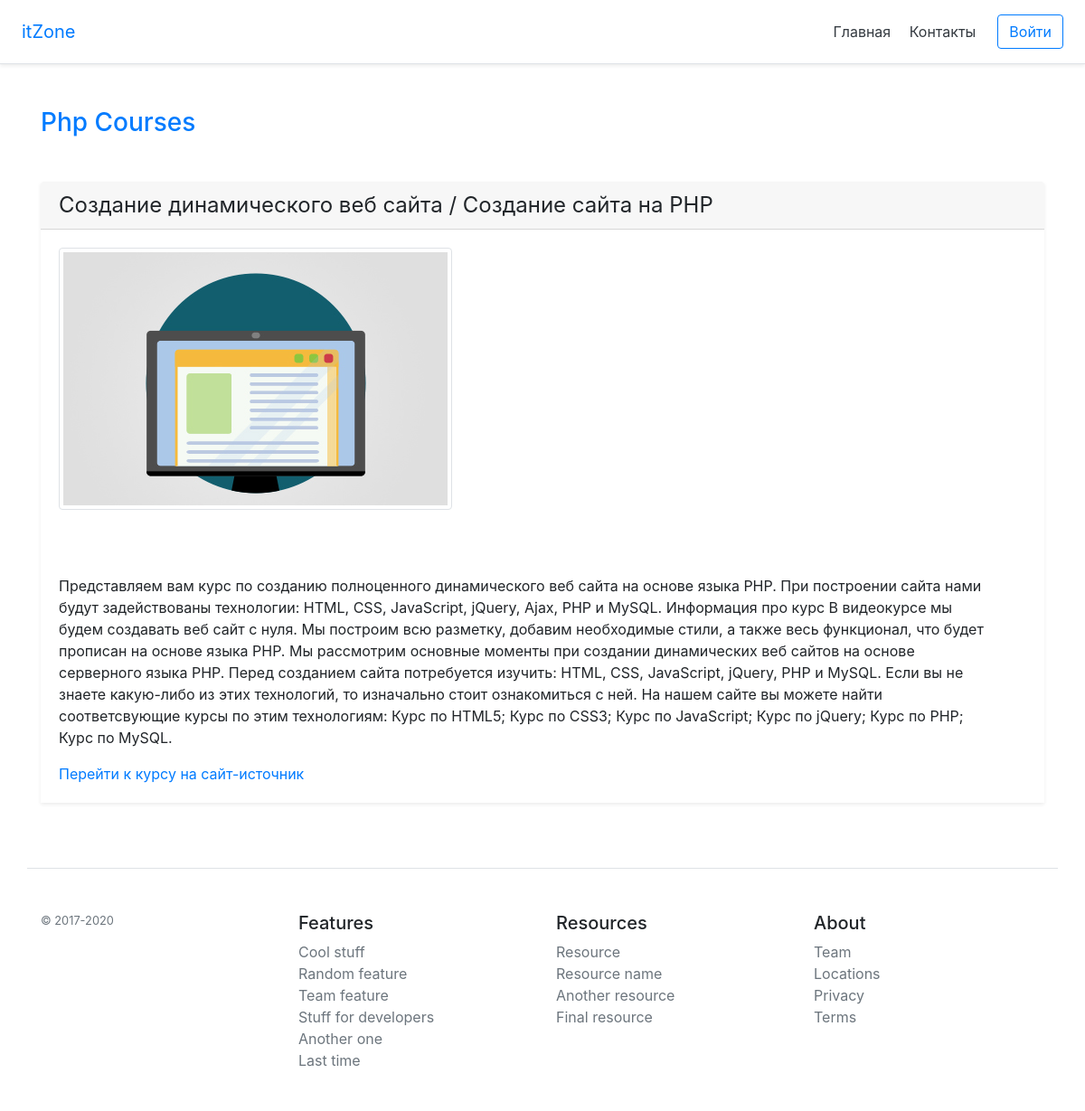
Screenshot of /view/1 with the database file from the repository.
### tables this page shows
CREATE TABLE `courses` (
  `id` bigint(20) UNSIGNED NOT NULL,
  `title` varchar(255) NOT NULL,
  `count_lessons` int(11) NOT NULL,
  `category` varchar(255) NOT NULL,
  `content` text NOT NULL,
  `sourse` varchar(255) NOT NULL
);

### config/routes.php (called while the page is built)
<?php
return [
    'logout' =>'cabinet/logout',
    'cabinet' => 'cabinet/index',
    'register' => 'course/register',
    'auth' => 'course/auth',
    'view/([0-9]+)' => 'course/view/$1',
  'about' => 'course/about',
  '' => 'course/index',
];
 ?>

### controllers/CourseController.php (called while the page is built, shortened)
<?php
class CourseController
{
  public function actionView($id)
  {
    $course = Course::getCourseById($id);
    require_once __DIR__.'/../templates/layouts/view.php';
    return true;
  }
}
 ?>

### index.php (called while the page is built, shortened)
<?php
$router = new Router();
$router->run();

### models/course.php (called while the page is built, shortened)
<?php
class Course
{
  public static function getCourseById($id)
  {
    $db = Db::getConnection();
    $sql = 'SELECT * FROM courses WHERE id = :id';
    $result = $db->prepare($sql);
    $result->bindParam(':id', $id, PDO::PARAM_INT);
    $result->setFetchMode(PDO::FETCH_ASSOC);
    $result->execute();
    return $result->fetch();
  }
}
 ?>

### templates/layouts/view.php (the view, shortened to what this page needs)
<?php require_once __DIR__.'/header.php'; ?>
<div class="container mt-5">
    <a href="/"><h3 class="mb-5">Php Courses</h3></a>
    <div class="d-flex flex-wrap">
            <div class="mb-4 shadow-sm">
                <div class="card-header">
                    <h4 class="my-0 font-weight-normal"><?php echo $course['title']; ?></h4>
                </div>
                <div class="card-body">
                    <img src="/templates/img/<?php echo $course['id']; ?>.jpg" class="img-thumbnail mb-5" alt="">
                <div class="row col-md-12"><br>
                     <p><?php echo $course['content']; ?></p>
                </div>
                    <a href="<?php echo $course['source']; ?>"> Перейти к курсу на сайт-источник</a>
                </div>
            </div>
    </div>
</div>
<?php require_once __DIR__ . '/footer.php'; ?>

### models/App/Router.php (shortened to what this page needs)
<?php
class Router
{
  private $routes;
  public function __construct()
  {
    $routesPath = __DIR__.'/../../config/routes.php';
    $this->routes = include($routesPath);
  }
  private function getUri()
  {
    if(!empty($_SERVER['REQUEST_URI'])){
      return trim($_SERVER['REQUEST_URI'],'/');
    }
  }
  public function run()
  {
    $uri = $this->getUri();
    foreach ($this->routes as $uriPattern => $path){
      if (preg_match("~$uriPattern~", $uri)){
        $internalRoute = preg_replace("~$uriPattern~", $path, $uri);
        $segments = explode('/', $internalRoute);
        $controllerName = ucfirst(array_shift($segments)) . 'Controller';
        $actionName = 'action' . ucfirst(array_shift($segments));
        $parameters = $segments;
        $controllerObject = new $controllerName;
        $result = call_user_func_array(array($controllerObject, $actionName), $parameters );
        if($result != null){
          break;
        }
      }
    }
  }
}

### templates/layouts/header.php (shortened to what this page needs)
<!DOCTYPE html>
<html dir="ltr">
  <head>
    <link rel="stylesheet" href="https://stackpath.bootstrapcdn.com/bootstrap/4.3.1/css/bootstrap.min.css">
    <link rel="stylesheet" href="/templates/css/style.css">
  </head>
  <body>
    <div class="d-flex flex-column flex-md-row align-items-center p-3 px-md-4 mb-3 bg-white border-bottom shadow-sm">
        <h5 class="my-0 mr-md-auto font-weight-normal"><a href="/">itZone</a></h5>
      <nav class="my-2 my-md-0 mr-md-3">
        <a class="p-2 text-dark" href="/">Главная</a>
        <a class="p-2 text-dark" href="/about/">Контакты</a>
      </nav>
        <?php if (isset($_SESSION['user'])): ?>
        <?php if($_SERVER['REQUEST_URI'] == '/cabinet/'): ?>
            <a class="btn btn-outline-danger" href="/logout/">Выйти</a>
        <?php else: ?>
        <a class="btn btn-outline-primary" href="/cabinet/">Личный Кабинет</a>
        <?php endif; ?>
        <?php else: ?>
      <a class="btn btn-outline-primary" href="/auth/">Войти</a>
        <?php endif; ?>
    </div>

### templates/layouts/footer.php
<footer class="container pt-4 my-md-5 pt-md-5 border-top">
<div class="row">
  <div class="col-12 col-md">
    <small class="d-block mb-3 text-muted">© 2017-2020</small>
  </div>
  <div class="col-6 col-md">
    <h5>Features</h5>
    <ul class="list-unstyled text-small">
      <li><a class="text-muted" href="#">Cool stuff</a></li>
      <li><a class="text-muted" href="#">Random feature</a></li>
      <li><a class="text-muted" href="#">Team feature</a></li>
      <li><a class="text-muted" href="#">Stuff for developers</a></li>
      <li><a class="text-muted" href="#">Another one</a></li>
      <li><a class="text-muted" href="#">Last time</a></li>
    </ul>
  </div>
  <div class="col-6 col-md">
    <h5>Resources</h5>
    <ul class="list-unstyled text-small">
      <li><a class="text-muted" href="#">Resource</a></li>
      <li><a class="text-muted" href="#">Resource name</a></li>
      <li><a class="text-muted" href="#">Another resource</a></li>
      <li><a class="text-muted" href="#">Final resource</a></li>
    </ul>
  </div>
  <div class="col-6 col-md">
    <h5>About</h5>
    <ul class="list-unstyled text-small">
      <li><a class="text-muted" href="#">Team</a></li>
      <li><a class="text-muted" href="#">Locations</a></li>
      <li><a class="text-muted" href="#">Privacy</a></li>
      <li><a class="text-muted" href="#">Terms</a></li>
    </ul>
  </div>
</div>
</footer>
</body>
</html>

### rows the page displays
courses: title "Создание динамического веб сайта / Создание сайта на PHP", content "Представляем вам курс по созданию полноценного динамического веб сайта на основе языка PHP. При построении сайта нами будут задействованы технологии: HTML, CSS, JavaScript, jQuery, Ajax, PHP и MySQL. Информация про курс В видеокурсе мы будем создавать веб сайт с нуля. Мы построим всю разметку, добавим необходимые стили, а также весь функционал, что будет прописан на основе языка PHP. Мы рассмотрим основные моменты при создании динамических веб сайтов на основе серверного языка PHP. Перед созданием сайта потребуется изучить: HTML, CSS, JavaScript, jQuery, PHP и MySQL. Если вы не знаете какую-либо из этих технологий, то изначально стоит ознакомиться с ней. На нашем сайте вы можете найти…"
